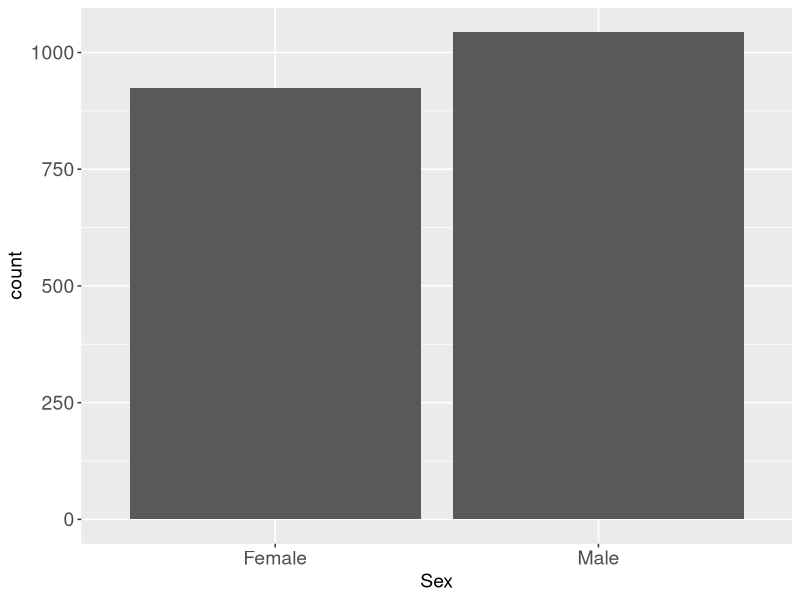
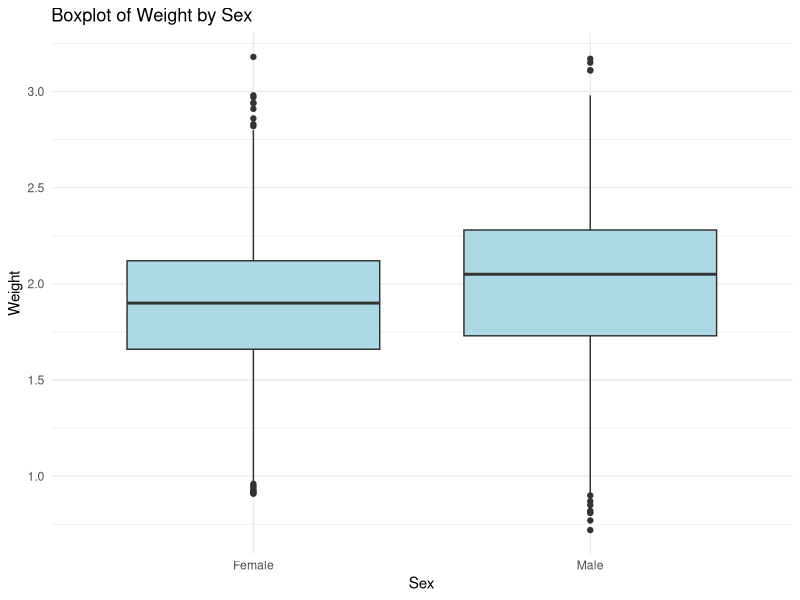
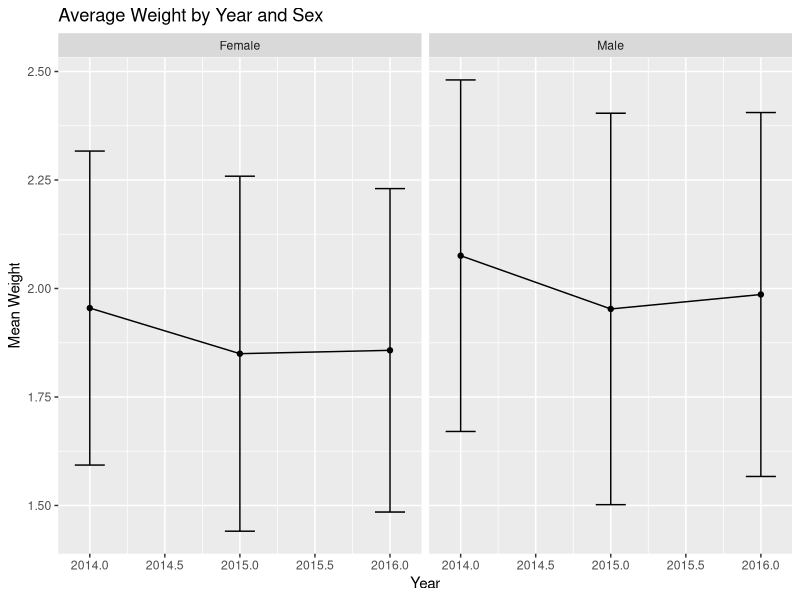
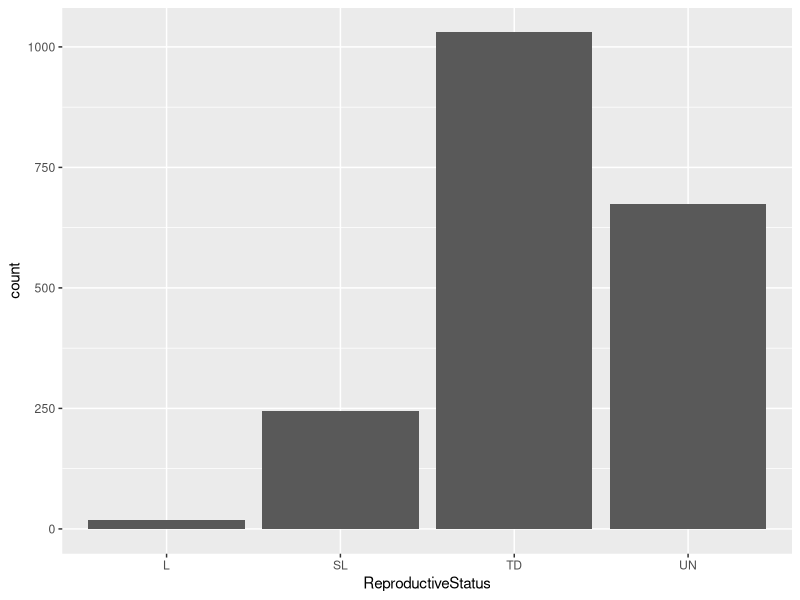
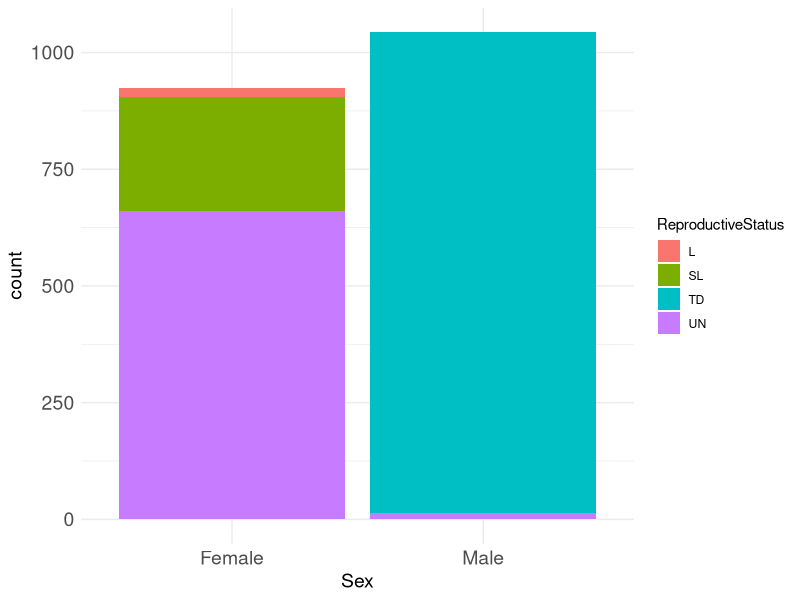
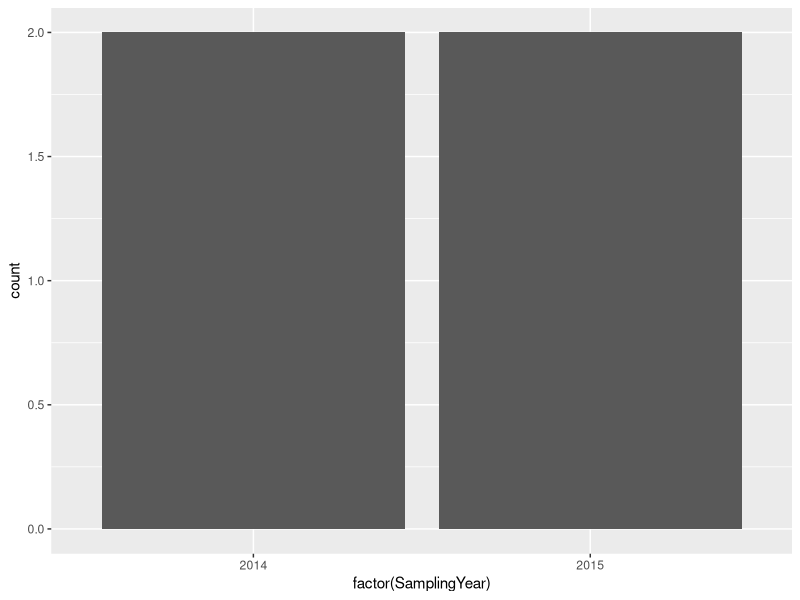

Write the R code that produced these figures, in order.
## ---- chunk 1
library(tidyverse)
library(knitr)
## ---- chunk 2
#| echo: true
# Might need to modify next line to load the file from the location where you downloaded it
df <- read_csv(here::here("data_for_datathon_2014_2016.csv")) # Loads the Data Set into the object df
knitr::kable(head(df))
## ---- chunk 3
df <- df |> mutate( # Will change the variables in the df data set
    Vaccinations = case_when(is.na(Vaccinations) ~ "NV", .default = Vaccinations), # Reclassifies Missing Data in Vaccination as "N" per code book.
    ReproductiveStatus = case_when(is.na(ReproductiveStatus) ~ "UN", .default = ReproductiveStatus), # Reclassifies Missing Data in Vaccination as "N" per code book.
    BodyCondition = case_when( # Begins to modify BodyCondition
        as.character(BodyCondition) == "1" ~ "emaciated", # Changes 1 to emaciated
        as.character(BodyCondition) == "2" ~ "thin", # Changes 2 to thin
        as.character(BodyCondition) == "3" ~ "healthy wild", # Changes 3 to healthy wild 
        as.character(BodyCondition) == "4" ~ "extra fat reserves", # Changes 4 to Extra Fat Reserve
        as.character(BodyCondition) == "5" ~ "extreme fat reserves" # Changes 5 to Extreme Fat Reserves
        )
    )
## ---- chunk 4
summary(df)
## ---- chunk 5
df <- drop_na(df, AgeClass, Weight, BodyCondition) # Removes the missing values (NA) using the variables AgeClass, Weight, and BodyCondition
## ---- chunk 6
nrow(df)
## ---- chunk 7
mean_weight<-mean(df$Weight)
sd_weight<-sd(df$Weight)
mean_weight
sd_weight #printing the values
## ---- chunk 8
count_df <- table(df$Sex) # Using the 'Sex' variable from the `df` data set, we count the frequencies of each category with the table function and storing it in rs_df.
count_df # Printing out the contents of "rs_df"
## ---- chunk 9
prop.table(count_df) # Computing the Proportions of "rs_df"
## ---- chunk 10
ggplot(df) + # Setting up the data to create a plot.
  geom_bar(aes(Sex)) + # Creating a bar chart based on the variable "ReproductiveStatus" 
  theme(axis.title = element_text(size = 14), axis.text = element_text(size = 14))
## ---- chunk 11
ggplot(df, aes(x = Sex, y = Weight)) +
  geom_boxplot(fill = "lightblue") +
  labs(
    title = "Boxplot of Weight by Sex",
    x = "Sex",
    y = "Weight"
  ) + theme_minimal()
## ---- chunk 12
weight_summary <- df %>%
  group_by(Sex) %>%
  summarise(
    mean_weight = mean(Weight),
    sd_weight = sd(Weight),
    .groups = "drop"
  )
weight_summary

## ---- chunk 13
weight_summary_yearly <- df %>%
  group_by(Sex, SamplingYear) %>%
  summarise(
    mean_weight = mean(Weight, na.rm = TRUE),
    sd_weight = sd(Weight, na.rm = TRUE),
    .groups = "drop"
  ) #group the data by Sex and Year and calculate mean and standard deviation of weight
weight_summary_yearly
## ---- chunk 14
ggplot(weight_summary_yearly, aes(x = SamplingYear, y = mean_weight)) +
  geom_line() +
  geom_point() +
  geom_errorbar(aes(ymin = mean_weight - sd_weight,
                    ymax = mean_weight + sd_weight), width = 0.2) +
  facet_wrap(~ Sex) +
  labs(
    title = "Average Weight by Year and Sex",
    y = "Mean Weight",
    x = "Year"
  )
## ---- chunk 15
#Santa Rosa Fox population 

SR_df<-filter(df,Island=="SRI")

#San Miguel Fox population
SM_df<-filter(df,Island=="SMI")

## ---- chunk 16
rs_df <- table(df$ReproductiveStatus) # Using the 'ReproductiveStatus' variable from the `df` data set, we count the frequencies of each category with the table function and storing it in rs_df.
rs_df # Printing out the contents of "rs_df"
## ---- chunk 17
prop.table(rs_df) # Computing the Proportions of "rs_df"
## ---- chunk 18
ggplot(df) + # Setting up the data to create a plot.
  geom_bar(aes(ReproductiveStatus)) # Creating a bar chart based on the variable "ReproductiveStatus"
## ---- chunk 19
xy_df <- table(df$ReproductiveStatus, df$Sex)
# Use the variables "ReproductiveStatus" and "Sex" from the "df" data set
# Use the table function to compute the crosstabs
# Store the results in the xy_df object

xy_df # Print results out
## ---- chunk 20
prop.table(xy_df)
## ---- chunk 21
ggplot(df) +
  geom_bar(aes(Sex, fill = ReproductiveStatus)) +
  theme_minimal() +
  theme(axis.title = element_text(size = 14), axis.text = element_text(size = 14))
## ---- chunk 22
knitr::kable(df[which(df$Pittag==989001000124022),])
## ---- chunk 23
df |> filter(Pittag==989001000415721) |>    # filter by pit tag
  ggplot() + geom_bar(aes(factor(SamplingYear))) # then plot only those rows
